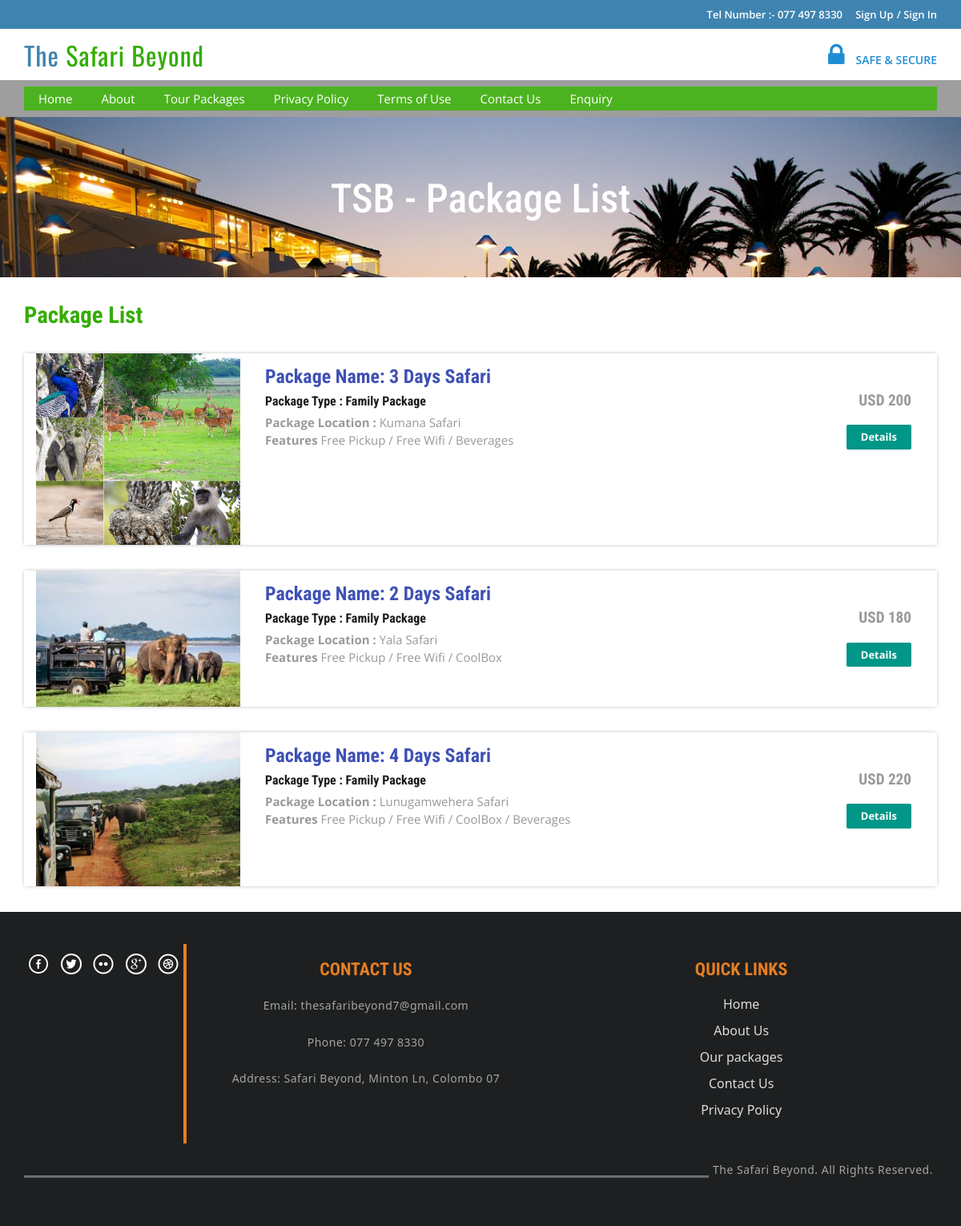
The app's page /package-list.php with its own data.
### tables this page shows
CREATE TABLE `tbltourpackages` (
  `PackageId` int(11) NOT NULL,
  `PackageName` varchar(200) DEFAULT NULL,
  `PackageType` varchar(150) DEFAULT NULL,
  `PackageLocation` varchar(100) DEFAULT NULL,
  `PackagePrice` int(11) DEFAULT NULL,
  `PackageFetures` varchar(255) DEFAULT NULL,
  `PackageDetails` mediumtext DEFAULT NULL,
  `PackageImage` varchar(100) DEFAULT NULL,
  `Creationdate` timestamp NULL DEFAULT current_timestamp(),
  `UpdationDate` timestamp NULL DEFAULT NULL ON UPDATE current_timestamp(),
  `ForestType` varchar(255) NOT NULL
);

### package-list.php (the view, shortened to what this page needs)
<?php
include('includes/config.php');
?>
<!DOCTYPE HTML>
<html>
<head>
<link href="css/bootstrap.css" rel='stylesheet' type='text/css' />
<link href="css/style.css" rel='stylesheet' type='text/css' />
<link href="css/font-awesome.css" rel="stylesheet">
<link href="css/animate.css" rel="stylesheet" type="text/css" media="all">
</head>
<body>
<?php include('includes/header.php');?>
<div class="banner-3">
	<div class="container">
		<h1 class="wow zoomIn animated animated" data-wow-delay=".5s" style="visibility: visible; animation-delay: 0.5s; animation-name: zoomIn;"> TSB - Package List</h1>
	</div>
</div>
<div class="rooms">
	<div class="container">
		<div class="room-bottom">
			<h3>Package List</h3>
<?php $sql = "SELECT * from tbltourpackages";
$query = $dbh->prepare($sql);
$query->execute();
$results=$query->fetchAll(PDO::FETCH_OBJ);
if($query->rowCount() > 0)
{
foreach($results as $result)
{	?>
			<div class="rom-btm">
				<div class="col-md-3 room-left wow fadeInLeft animated" data-wow-delay=".5s">
					<img src="admin/pacakgeimages/<?php echo htmlentities($result->PackageImage);?>" class="img-responsive" alt="">
				</div>
				<div class="col-md-6 room-midle wow fadeInUp animated" data-wow-delay=".5s">
					<h4>Package Name: <?php echo htmlentities($result->PackageName);?></h4>
					<h6>Package Type : <?php echo htmlentities($result->PackageType);?></h6>
					<p><b>Package Location :</b> <?php echo htmlentities($result->PackageLocation);?></p>
					<p><b>Features</b> <?php echo htmlentities($result->PackageFetures);?></p>
				</div>
				<div class="col-md-3 room-right wow fadeInRight animated" data-wow-delay=".5s">
					<h5>USD <?php echo htmlentities($result->PackagePrice);?></h5>
					<a href="package-details.php?pkgid=<?php echo htmlentities($result->PackageId);?>" class="view">Details</a>
				</div>
				<div class="clearfix"></div>
			</div>
<?php }} ?>
		</div>
	</div>
</div>
<?php include('includes/footer.php');?>
</body>
</html>

### css/style.css (style rules this page uses)
html, body { font-size: 100%; background: #fff; font-family: 'Open Sans', sans-serif; }
body a,.grid_1,plan_1,plan_1.one,plan_1.two,i.icon1, i.icon2, i.icon3, i.icon4, i.icon5, i.icon6 { transition:0.5s all; -webkit-transition:0.5s all; -moz-transition:0.5s all; -o-transition:0.5s all; -ms-transition:0.5s all; }
h1,h2,h3,h4,h5,h6 { margin:0; font-family: 'Roboto Condensed', sans-serif; }
p { margin:0; }
a.view { padding: 6px 18px; font-weight: 700; color: #fff; background-color: #009688; border: 0; font-size: 13px; border-radius: 2px; -webkit-transition: all .2s; -moz-transition: all .2s; transition: all .2s; margin-top: 20px; display: inline-block; }
.banner-3 { background: url(../images/6.jpg)no-repeat; background-size: cover; -webkit-background-size: cover; -o-background-size: cover; -ms-background-size: cover; -moz-background-size: cover; min-height:200px; }
.banner-3 h1 { font-size: 50px; margin-bottom: 40px; padding: 1.5em 0 0; text-align: center; color: #fff; }
.rom-btm { margin-top: 2em; box-shadow: 0px 0px 5px -1px rgba(0, 0, 0, 0.37); }
.room-bottom h3 { font-size: 1.8em; font-weight: 700; color: #34ad00; }
.room-bottom { padding: 2em 0; }
.rom-btm h4 { font-size: 1.5em; font-weight: 700; color: #3F51B5; }
.rom-btm p { font-size: 15px; color: #999; }
.rom-btm h6 { font-size: 1em; font-weight: 700; margin: 0.5em 0; }
.room-right { text-align: right; padding: 3em 2em; }
.room-midle { padding: 1em; }
.rom-btm h5 { font-size: 1.2em; font-weight: 700; color: #999; }

### records on screen
tbltourpackages: PackageImage (picture), PackageName "3 Days Safari", PackageType "Family Package", PackageLocation "Kumana Safari", PackageFetures "Free Pickup / Free Wifi / Beverages", PackagePrice "200"
tbltourpackages: PackageImage (picture), PackageName "2 Days Safari", PackageType "Family Package", PackageLocation "Yala Safari", PackageFetures "Free Pickup / Free Wifi / CoolBox", PackagePrice "180"
tbltourpackages: PackageImage (picture), PackageName "4 Days Safari", PackageType "Family Package", PackageLocation "Lunugamwehera Safari", PackageFetures "Free Pickup / Free Wifi / CoolBox / Beverages", PackagePrice "220"
